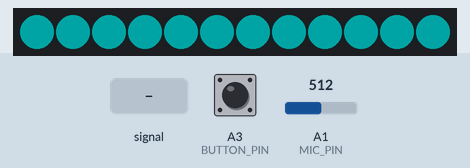
A sketch run on a simulated Arduino Uno, built with avr-gcc and run on an emulated ATmega328P. Parts: 12 RGB LEDs in strip order, left to right. Inputs (shaded band) come from the test bench; at power-on: A3 (BUTTON_PIN) HIGH, A1 (MIC_PIN) = 512. Dim RGB values are drawn brighter than linear; EEPROM starts erased.

Above: at 1.2 s.
1.3 s: A3 (BUTTON_PIN) pulled LOW for 1 s
At 1.98 s:
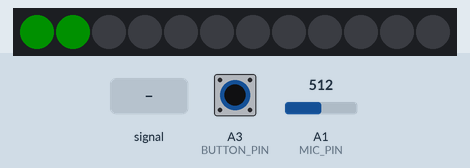
3.8 s: A3 (BUTTON_PIN) pulled LOW for 0.15 s
At 4.5 s:
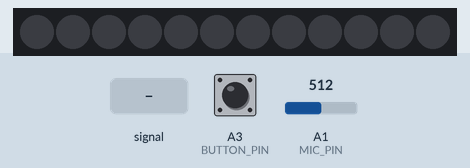
5.7 s: A1 (MIC_PIN) fed a 2 Hz sine of ±306 counts around its level
At 6.4 s:
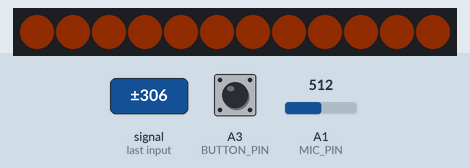
7.2 s: A3 (BUTTON_PIN) pulled LOW for 3.2 s
At 9.47 s:
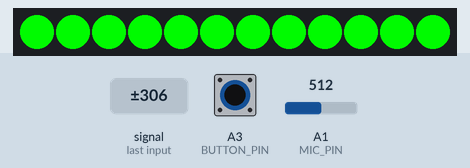
11.9 s: A1 (MIC_PIN) set to 716
At 12.09 s:
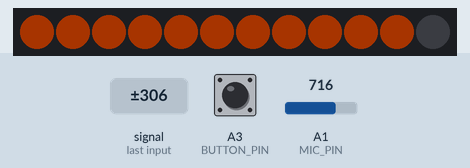
13.7 s: A1 (MIC_PIN) fed a 200 Hz sine of ±81 counts around its level
At 14.8 s:
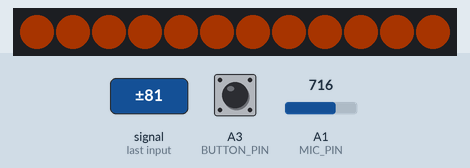
Timing chart, 0 to 16.2 s (numbered marks = the images above; inputs shaded):
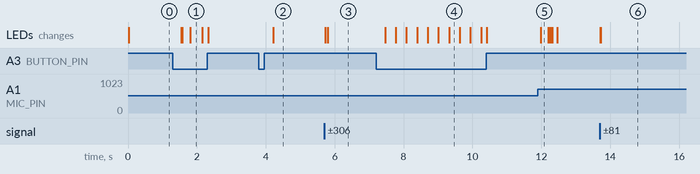

The sketch:

TinyBlink_demo.ino
```cpp
/*************************************************************************


    [2024] - WAVELIGHTS - Markus E. Loeffler
    All Rights Reserved.

*/
#include <EEPROM.h>
#include <Adafruit_NeoPixel.h>

#define LED_COUNT 12
#define LED_COUNT_HALF (LED_COUNT / 2)
#define LED_PIN 1
#define MIC_PIN A1
#define BUTTON_PIN A3

Adafruit_NeoPixel ledStrip(LED_COUNT, LED_PIN, NEO_GRB + NEO_KHZ800);
uint8_t gColorEEPROM;
uint8_t gBrightEEPROM;
uint8_t gBright2;
uint8_t gManuColor;
float gPegel_smooth;
uint16_t gButtonState = 0;  // Current debounce status
bool gWasLongPress = false;

uint32_t getColor(uint8_t val)
{
  const uint8_t niceHue[7] = { 20, 80, 128, 170, 190, 240, 0 };
  uint32_t color;
  if (gManuColor == 0) {
    uint16_t hue = 64000 + val * 40;
    color = ledStrip.ColorHSV(hue, 255, val);
  } else {
    uint8_t index = (gColorEEPROM - 1) % 9;
    uint8_t minLuma = min(255, val + 45);
    if (index == 7) {
      color = ledStrip.ColorHSV(0, 0, minLuma);
    } else {
      color = ledStrip.ColorHSV(niceHue[index] * 257, 255, minLuma);
    }
  }
  return color;
}

void pegeleffect()
{
  uint32_t color = getColor(127);
  uint32_t colorOff = getColor(0);
  uint8_t pegel = min(gPegel_smooth , LED_COUNT) ;

  for (uint8_t n = 0; n < LED_COUNT; ++n) {
    uint32_t col = n < pegel ? color : colorOff;
    ledStrip.setPixelColor(n, col);
  }
}


// Service routine called by a timer interrupt
bool DebounceSwitch()
{
  gButtonState = (gButtonState << 1) | (digitalRead(BUTTON_PIN) == LOW ? 1 : 0) | 0xe000;
  if (gButtonState == 0xffff) {
    gBright2 = (gBright2 + 1) % 256;
    gBrightEEPROM = gBright2 > 127 ? 255 - gBright2 : gBright2;
    gWasLongPress = true;
    uint8_t pressVal = gBrightEEPROM * LED_COUNT / 127;
    for (uint8_t c = 0; c < LED_COUNT; ++c)
      ledStrip.setPixelColor(c, pressVal >= c ? 0x0000ff00 : 0);
  }
  if (gButtonState == 0xf000)
    return true;
  else
    return false;
}


void setup()
{
  pinMode(BUTTON_PIN, INPUT_PULLUP);
  ledStrip.begin();

  // color and brightsness are stored in EEPROM
  gColorEEPROM = eeprom_read_byte(0);
  gBrightEEPROM = eeprom_read_byte(1);
  gBright2 = gBrightEEPROM;
}


void loop() {
  //------------------------- read audio
  uint16_t minA = 1023;
  uint16_t maxA = 0;
  for (uint8_t i = 0; i < 80; i++) {
    uint16_t aIN = analogRead(MIC_PIN);
    maxA = max(aIN, maxA);
    minA = min(aIN, minA);
  }
  float dynamic = maxA - minA;
  gPegel_smooth = 0.9f * gPegel_smooth + 0.1f * dynamic;

  //------------------------- set global LED brightness
  uint16_t inVal = gBrightEEPROM;
  inVal *= inVal;
  inVal = inVal / 67;
  ledStrip.setBrightness(inVal + 14);

  //------------------------- paint LEDs
  gManuColor = gColorEEPROM % 9;

  pegeleffect();

  //------------------------- read button
  bool btn = DebounceSwitch();
  if (btn) {
    if (gWasLongPress) {
      gWasLongPress = false;
      eeprom_write_byte((uint8_t*)1, gBrightEEPROM);
    } else {
      ++gColorEEPROM;
      eeprom_write_byte((uint8_t*)0, gColorEEPROM);
    }
  }

  delay(10);
  ledStrip.show();
}
```

Measured:
- after the input at 1.3 s, the LEDs: first change after 0.25 s (image 1 shows a later state)
- after the input at 3.8 s, the LEDs: change after 0.41 s (image 2)
- after the input at 5.7 s, the LEDs: first change at once (image 3 shows a later state)
- after the input at 7.2 s, the LEDs: first change after 0.26 s (image 4 shows a later state)
- after the input at 11.9 s, the LEDs: change after 0.09 s (image 5)
- after the input at 13.7 s, the LEDs: first change at once (image 6 shows a later state)
